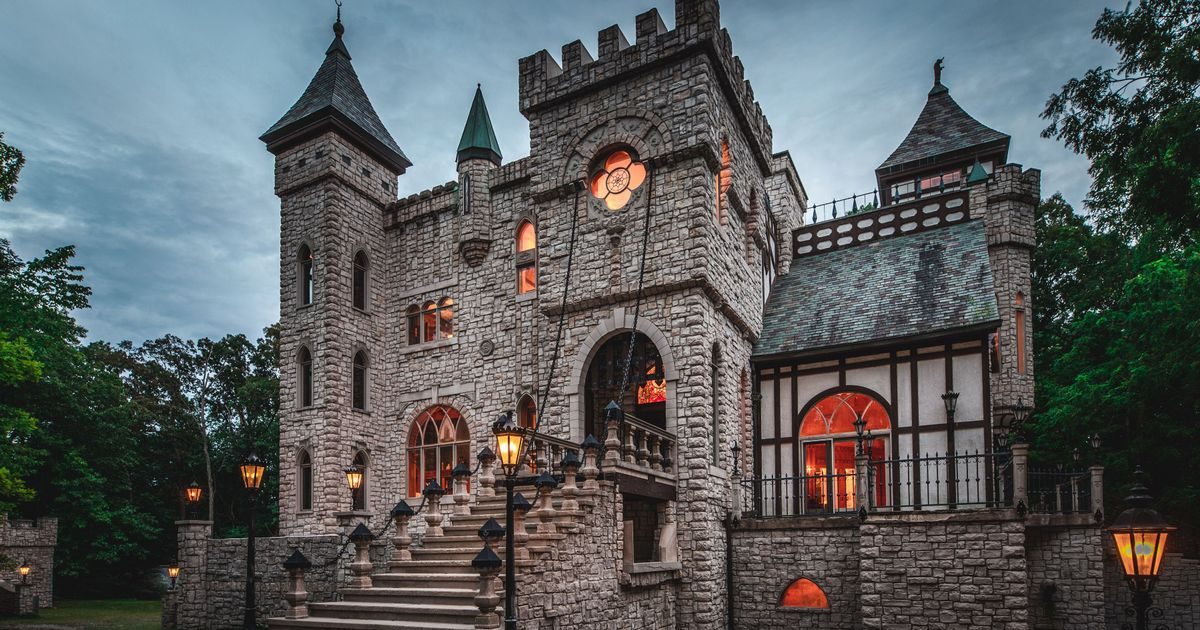
//> input picture MVR/Img/Castle.jpg, 1200 x 630 px, given in place of the camera
$ ./P4_main   (built with g++ and OpenCV 4)
//> lines starting //> are read from the running program, lines starting //| are printed output that depends on the picture; after the words box and inside, x2 and y2 are one past the last pixel; in counts of white or black regions, pixels touching at a corner belong together
#include <opencv/cv.h>
#include <opencv/highgui.h>
#include <iostream>
#include "opencv2/core/core.hpp"
#include "opencv2/highgui/highgui.hpp"
#include "opencv2/opencv.hpp"
#include "vector"

using namespace cv;


int main()
{
    Mat img, gau, bwn, canny, gray, cur, absd, ori;
    std::string fName = "/home/yang/Documents/GitHub/Notes/MVR/Img/";
    std::string fName1;
    const std::string windowName = "OPENCV: live image display";
    bool keepProcessing = true;
    int key;
    namedWindow(windowName, 1);
    namedWindow("GaussianBlurred", 2);
    namedWindow("Bitwise not", 3);
    namedWindow("Canny",4);
    namedWindow("Abs difference", 5);
    VideoCapture cap(0);

    if (!cap.isOpened())
    {
        std::cout << "Error: could not grab a frame" << std::endl;
        exit(0);
    }
    cap >> img;
//> img is the input picture: 630 rows x 1200 cols, CV_8UC3; mean B, G, R 94.5, 93.4, 88.9
    Mat last = img.clone();
    time_t start, end;
    time(&start);
    double dif;
    int counter = 0;
    std::vector<int> params(1);
    params.push_back(IMWRITE_PNG_COMPRESSION);

    while (keepProcessing)
    {
        cap >> img;
        ori = img.clone();
        circle( ori, Point(img.cols/2, img.rows/2),50,Scalar( 0, 0, 255 ),1,LINE_8 );
//> ori: 630 rows x 1200 cols, CV_8UC3; 280 pixels changed, all inside (x1, y1, x2, y2) = (550, 265, 651, 366)
        cur = img.clone();
        absdiff(last, cur, absd);
//> absd: 630 rows x 1200 cols, CV_8UC3; every value is 0
        GaussianBlur(img, gau, Size(7, 7), 0, 0);
        bitwise_not(img, bwn);
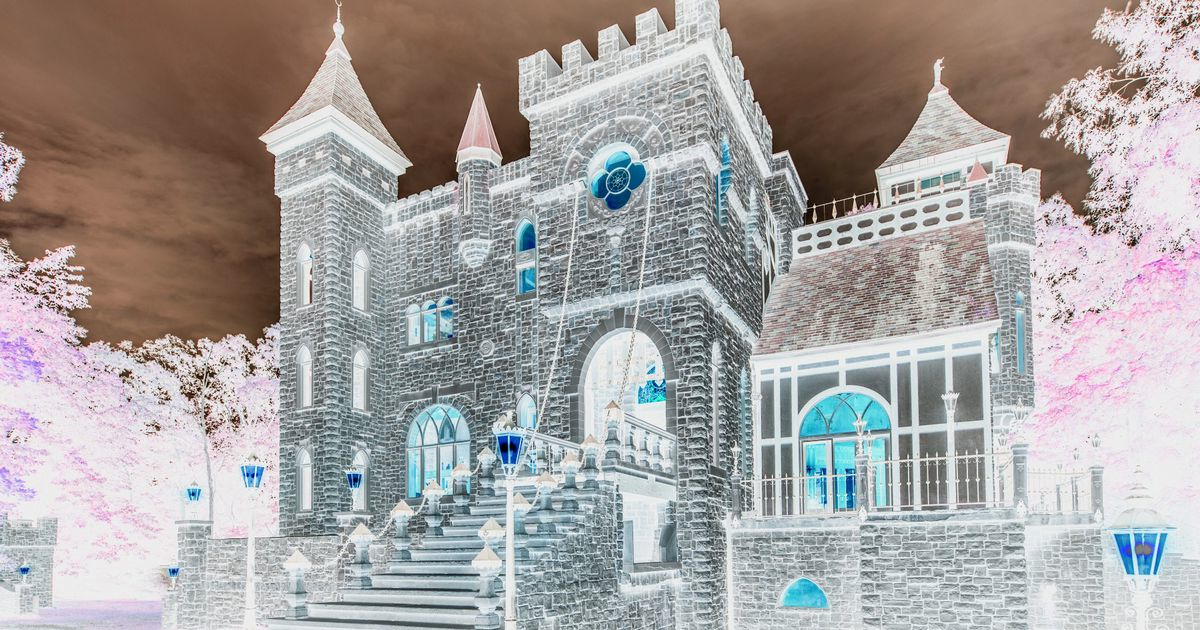
//> bwn: 630 rows x 1200 cols, CV_8UC3; mean B, G, R 160.5, 161.6, 166.1
        cvtColor(img, gray, CV_BGR2GRAY);
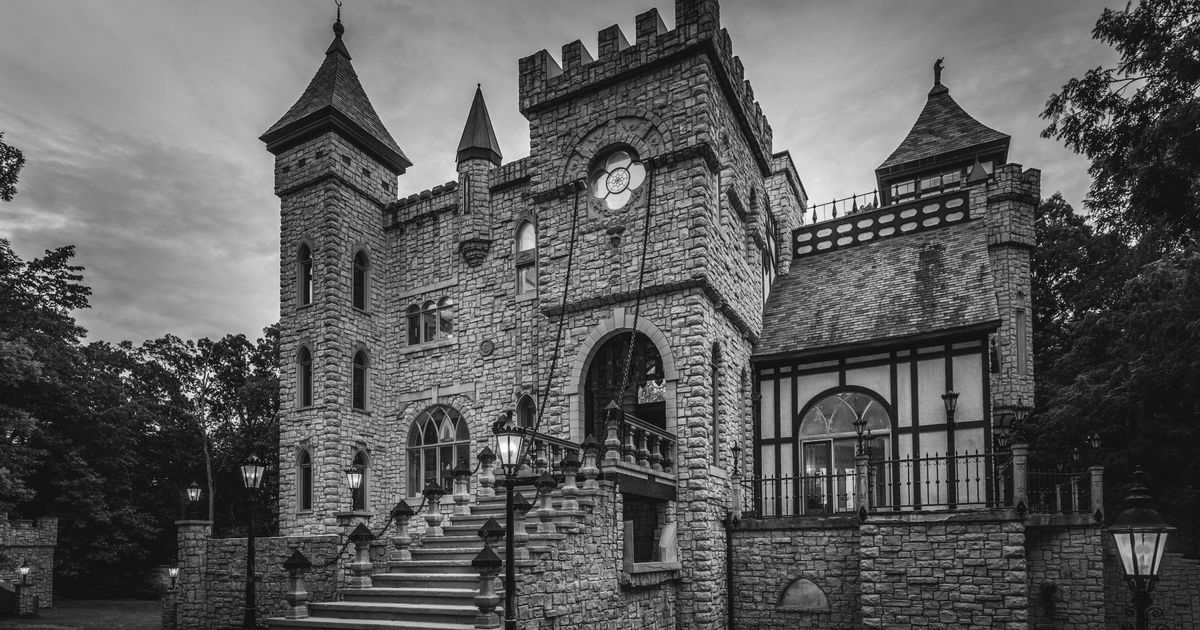
//> gray: 630 rows x 1200 cols, CV_8UC1; min 0, max 254, mean 92.2
        Canny(gray, canny, 180, 255, 3);
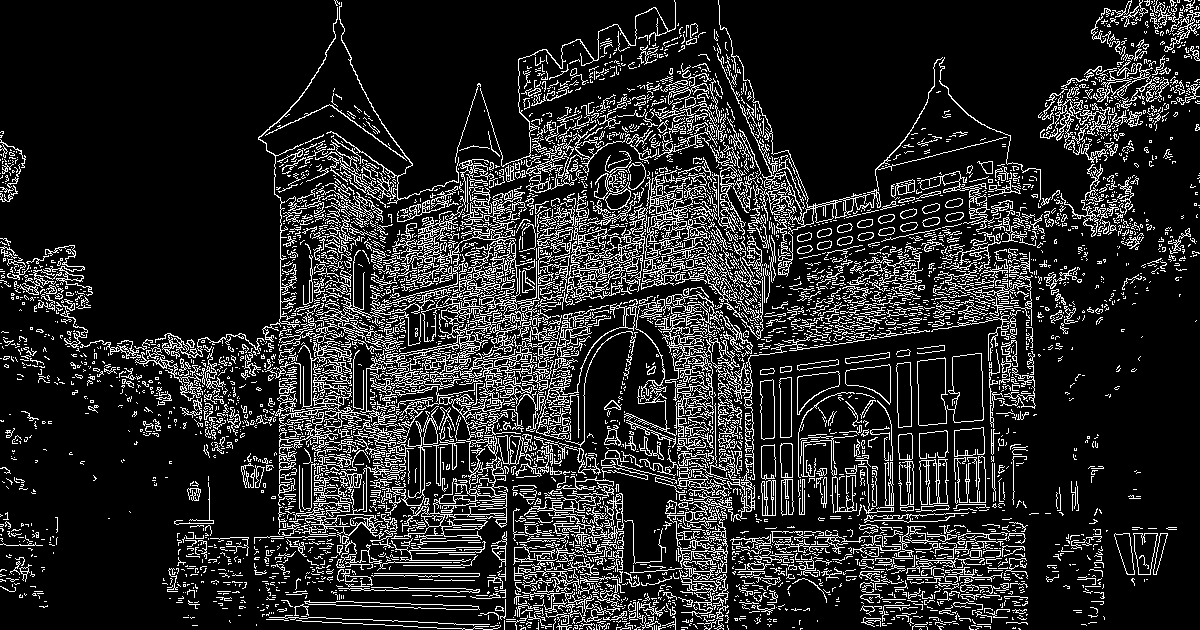
//> canny: 630 rows x 1200 cols, CV_8UC1; 15.2% white in thin lines or dots
        imshow(windowName, ori);
        imshow("GaussianBlurred", gau);
        imshow("Bitwise not", bwn);
        imshow("Canny", canny);
        imshow("Abs difference", absd);

        last = img.clone();
        key = waitKey(20);
        time(&end);
        dif = difftime(end, start);
        if ((int)dif%30==0)
        {
            fName1 = fName + std::to_string(counter++) + ".png";
            imwrite(fName1, img, params);
        }
        if(key == 'c')
        {
            std::cout << "Keyboard exit reguested" << " exiting now - bye!" << std::endl;
            keepProcessing = false;
        }
    }
    return 0;

}
